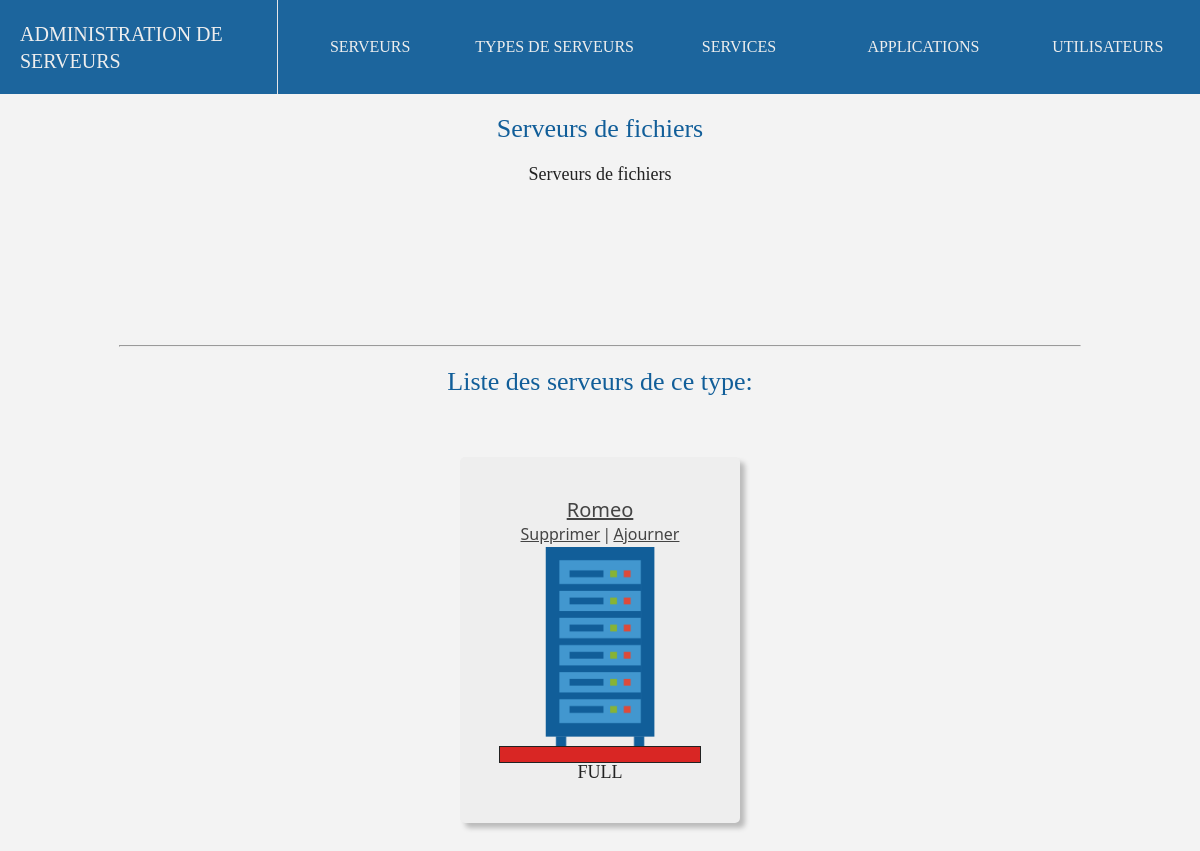
/affiche/typeServeur/1/, run on an earlier commit of the app's database.
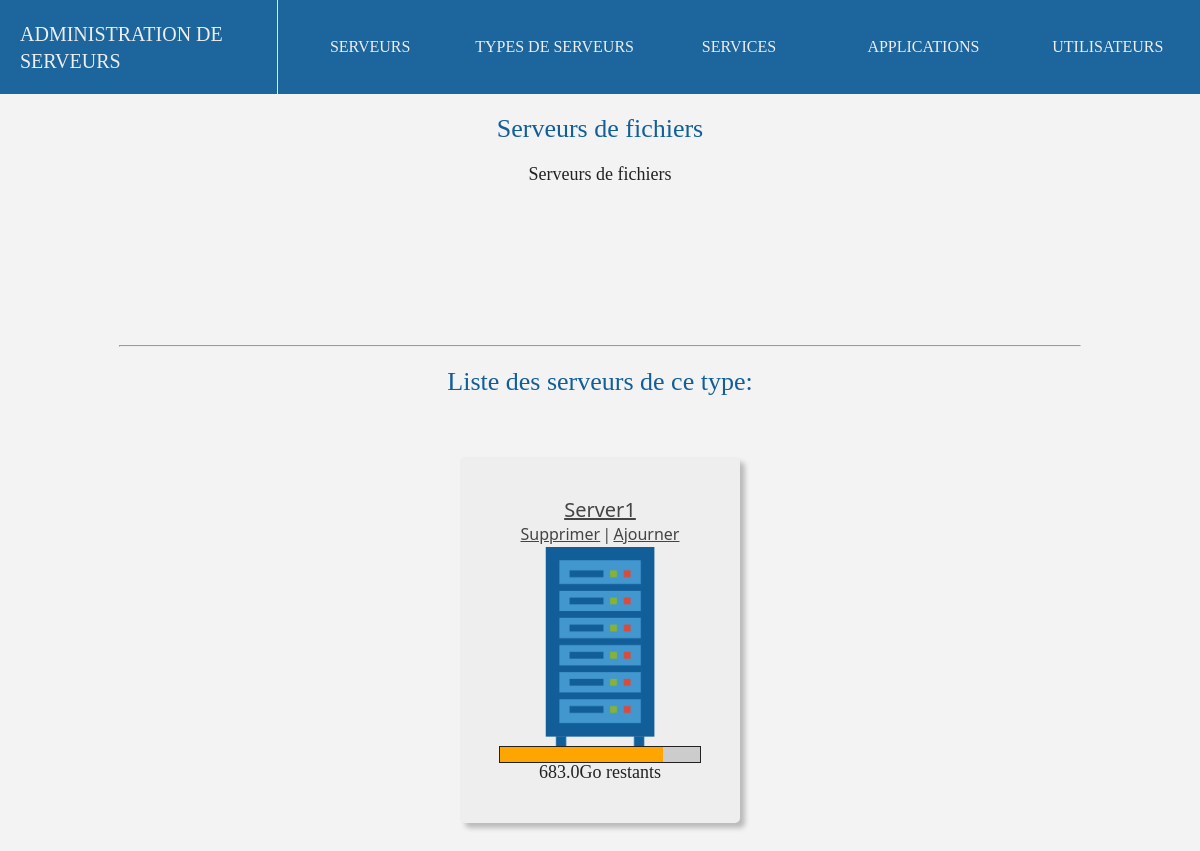
And on a later commit of the database.
### adminserver/models.py (models this page shows, shortened)
class serveurs(models.Model):
    nom = models.CharField(max_length=100,blank=False)
    type_de_serveur = models.ForeignKey(type_de_serveurs, on_delete=models.CASCADE, null="true")
    processeurs = models.IntegerField(blank=False)
    memoire = models.IntegerField(blank=False)
    stockage = models.IntegerField(blank=False)
    def __str__(self):
        return self.nom

### adminserver/views.py (the view)
# urls.py: path('affiche/typeServeur/<int:id>/',views.affiche_typeserveur),
def affiche_typeserveur(request, id):
    typeServeur = models.type_de_serveurs.objects.get(pk=id)
    serveurs = list(models.serveurs.objects.filter(type_de_serveur=typeServeur))
    num = len(serveurs)
    for i in serveurs:
        count = 0
        for q in list(models.services.objects.filter(serveur_de_lancement=i.id)):
            count = count + q.espace_memoire_utilise
        for q in list(models.applications.objects.filter(serveurs=i.id)):
            count = count + q.espace_memoire_utilise
        i.progress = round((count/i.stockage)*100,2)
        if i.progress >= 0:
            i.color = "#24a4dc"
            if i.progress >= 75:
                i.color = "orange"
                if i.progress >= 90:
                    i.color = "#d92624"
        if len(str(i.stockage - count)) > 6:
            i.ratio = str(round((i.stockage - count) / 1000000, 2)) + "To restants"
        elif len(str(i.stockage - count)) > 3:
            i.ratio = str(round((i.stockage - count)/1000,2)) + "Go restants"
        elif i.stockage - count > 0:
            i.ratio = str(i.stockage - count) + "Mo restants"
        elif i.stockage - count == 0:
            i.ratio = "FULL"
        else:
            i.ratio = "ERROR"
        i.progress = str(i.progress).replace(",", ".")
    return render(request,"type_serveur/affiche.html",{"typeServeur" : typeServeur,"serveurs":serveurs,"count":num})

### adminserver/templates/type_serveur/affiche.html (shortened to what this page needs)
{% extends "main.html" %}
{% block content %}
<h2> {{typeServeur.type}} </h2>
<p> {{typeServeur.description}} </p>
<hr>
{% if count > 0 %}
<h2> Liste des serveurs de ce type: </h2>
<ol>
{% for i in serveurs %}
<li><a class="object_title" href="/affiche/serveur/{{i.id}}/">{{i}}</a><br><a href="/delete/serveur/{{i.id}}/">Supprimer</a><line>|</line><a href="/update/serveur/{{i.id}}/">Ajourner</a><div class="server_img"></div><div class="progress"> <div class="value" style="width:{{i.progress}}%;background:{{i.color}}"> </div></div><p>{{i.ratio}}</p></li>
{% endfor %}
</ol>
{% else %}
<h3 class="error"> Il semblerait qu'il n'y a aucun serveur de ce type.</h3>
{% endif %}
{% endblock %}

What changed in the data, as far as the page shows it:
removed serveurs: nom "Romeo", {{ i.progress }} 100.0 (drawn), ratio "FULL"
added serveurs: nom "Server1", {{ i.progress }} 81.45 (drawn), ratio "683.0Go restants"
